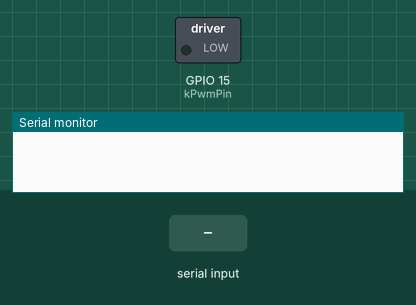
This program was run on a simulated ESP32-S3. Parts: switched loads named in the program (green lamp = pin HIGH), the last lines printed to the serial monitor. The test bench sets the inputs (shaded band).

Above: at 1.2 s.
1.3 s: "s" received over Serial
At 2.37 s:
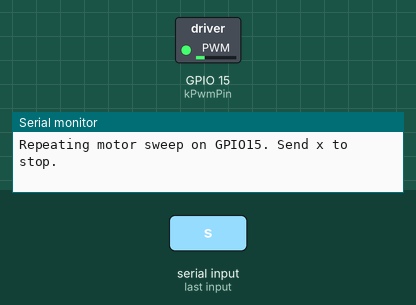
At 3.57 s:
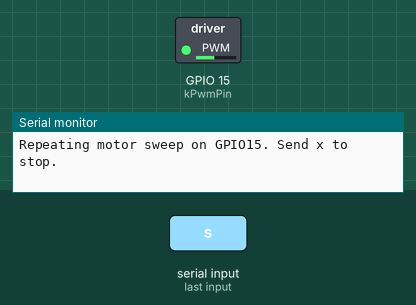
4.3 s: "x" received over Serial
Timing chart, 0 to 7.3 s (numbered marks = the images above; inputs shaded):
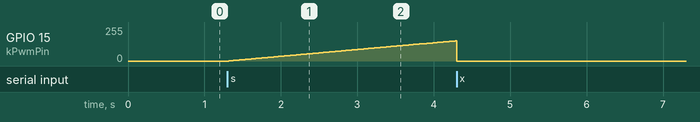

The program:

main.cpp
```cpp
#include <Arduino.h>

namespace {
constexpr uint8_t kPwmPin = 15;
constexpr uint32_t kPwmFrequencyHz = 490;
constexpr uint8_t kPwmBits = 8;
constexpr uint32_t kMaxDuty = (1U << kPwmBits) - 1;
constexpr uint32_t kRampMs = 5000;
constexpr uint32_t kHoldMs = 500;
constexpr uint32_t kRampDownStartMs = kRampMs + kHoldMs;
constexpr uint32_t kRampDownEndMs = kRampDownStartMs + kRampMs;
constexpr uint32_t kCycleMs = kRampDownEndMs + kHoldMs;

bool pwmReady = false;
bool sweepActive = false;
uint32_t startedAt = 0;
uint32_t lastDuty = 0;

void disablePwm() {
  ledcDetach(kPwmPin);
  pinMode(kPwmPin, OUTPUT);
  digitalWrite(kPwmPin, LOW);
  pwmReady = false;
  sweepActive = false;
  Serial.println("PWM error. GPIO15 set low. Reset to retry.");
}

void stopSweep() {
  if (!ledcWrite(kPwmPin, 0)) {
    disablePwm();
    return;
  }
  sweepActive = false;
  Serial.println("PWM at 0%. Send s for another sweep.");
}

uint32_t dutyAt(uint32_t elapsed) {
  if (elapsed < kRampMs) {
    return elapsed * kMaxDuty / kRampMs;
  }
  if (elapsed < kRampDownStartMs) {
    return kMaxDuty;
  }
  if (elapsed < kRampDownEndMs) {
    return (kRampDownEndMs - elapsed) * kMaxDuty / kRampMs;
  }
  return 0;
}
}  // namespace

void setup() {
  pinMode(kPwmPin, OUTPUT);
  digitalWrite(kPwmPin, LOW);

  Serial.begin(115200);
  pwmReady = ledcAttach(kPwmPin, kPwmFrequencyHz, kPwmBits) && ledcWrite(kPwmPin, 0);
  if (!pwmReady) {
    disablePwm();
  }
}

void loop() {
  if (Serial.available()) {
    const int command = Serial.read();
    if (command == '?') {
      Serial.println(pwmReady ? "GPIO15 PWM ready. s: repeat sweep, x: stop"
                              : "PWM unavailable. Reset to retry.");
    } else if (command == 'x' && sweepActive) {
      stopSweep();
    } else if (command == 's' && pwmReady && !sweepActive) {
      sweepActive = true;
      lastDuty = 0;
      startedAt = millis();
      Serial.println("Repeating motor sweep on GPIO15. Send x to stop.");
    }
  }

  if (sweepActive) {
    const uint32_t elapsed = millis() - startedAt;
    const uint32_t cycleElapsed = elapsed % kCycleMs;
    startedAt += elapsed - cycleElapsed;
    const uint32_t duty = dutyAt(cycleElapsed);
    if (duty != lastDuty) {
      if (!ledcWrite(kPwmPin, duty)) {
        disablePwm();
      } else {
        lastDuty = duty;
      }
    }
  }
  delay(1);
}
```

Measured:
- after the input at 1.3 s, GPIO 15 (kPwmPin): moves from 0/255 to 151/255 over 3.0 s, starting at once
